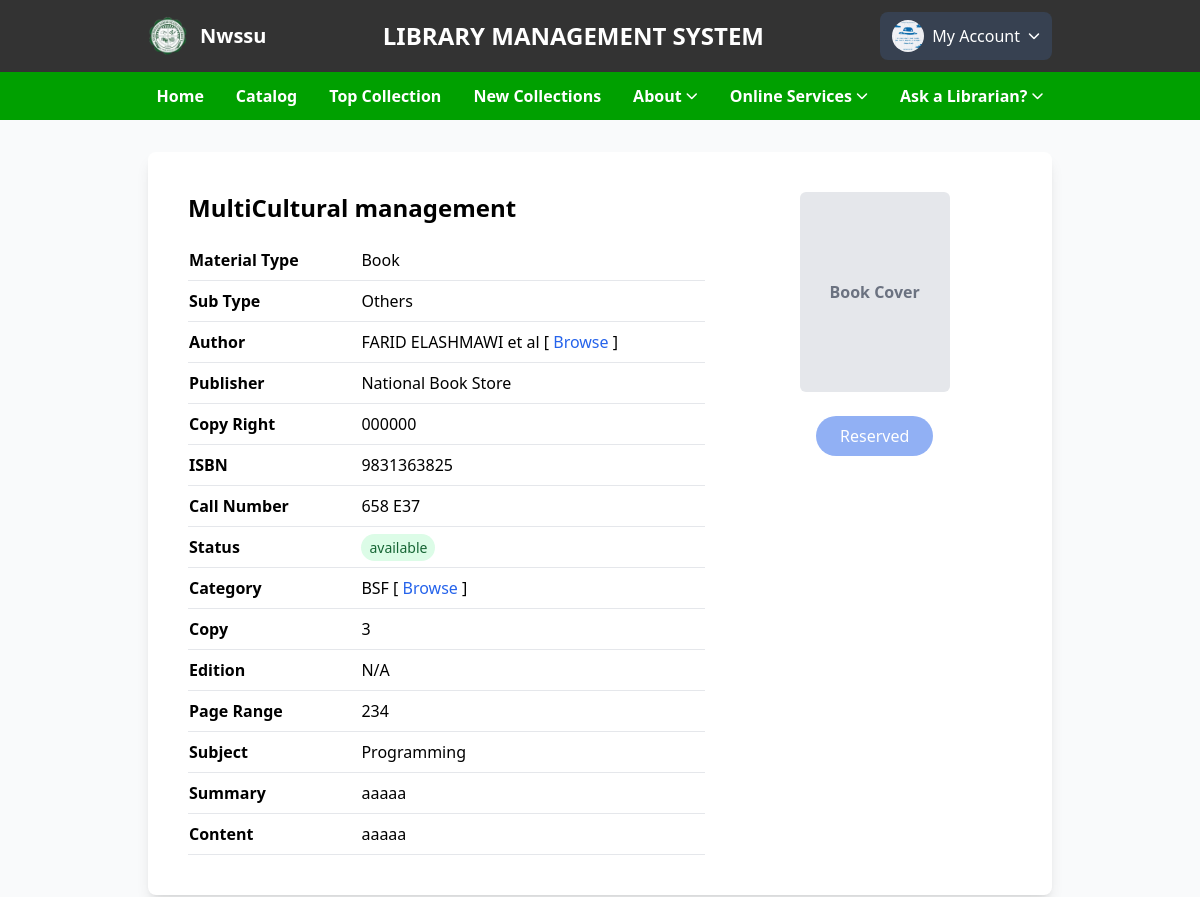
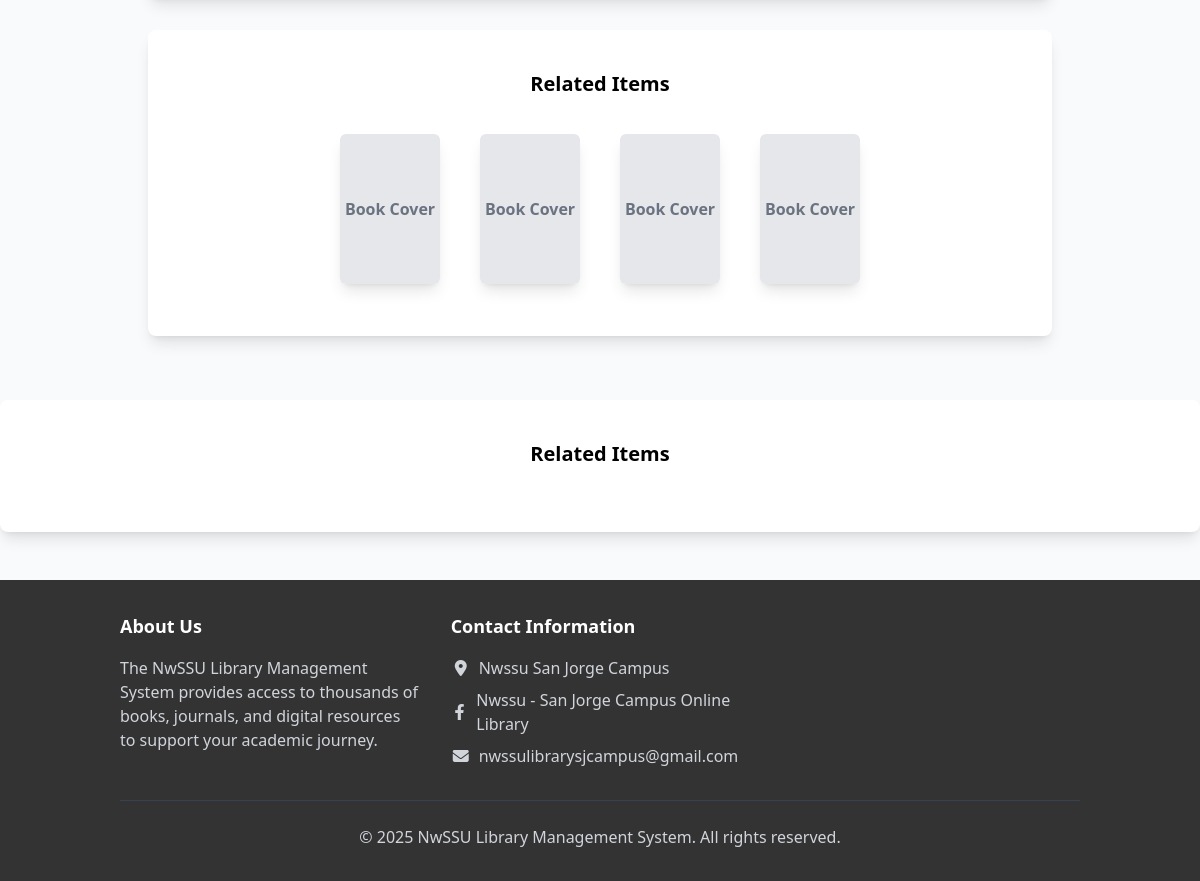
The page /student/studbook_detail.php?id=1 (signed in) on the database its author committed (2 pictures, top to bottom).
### tables this page shows
CREATE TABLE `books` (
  `id` int(100) NOT NULL,
  `material_type` varchar(250) NOT NULL,
  `sub_type` varchar(250) NOT NULL,
  `category` varchar(250) NOT NULL,
  `title` varchar(500) NOT NULL,
  `author` varchar(500) NOT NULL,
  `publisher` varchar(500) NOT NULL,
  `status` varchar(100) NOT NULL,
  `subject` varchar(250) NOT NULL,
  `content` varchar(5000) NOT NULL,
  `summary` varchar(5000) NOT NULL,
  `issn` varchar(250) NOT NULL,
  `call_no` varchar(250) NOT NULL,
  `ISBN` varchar(250) NOT NULL,
  `copyright` varchar(250) NOT NULL,
  `page_number` int(250) NOT NULL,
  `edition` varchar(250) NOT NULL,
  `copies` int(250) NOT NULL,
  `date_acquired` varchar(250) NOT NULL,
  `books_image` varchar(400) DEFAULT NULL,
  `catalog_date` varchar(50) NOT NULL
);

### student/studbook_detail.php (the view, shortened to what this page needs)
<?php
include '../component-library/connect.php';
try {
    $user_id = $_SESSION['user_id'] ?? null;
    try {
        $user_id = $_SESSION['user_id'] ?? null;
    } catch (Exception $e) {
        echo json_encode(['success' => false, 'message' => 'An error occurred. Please try again later.']);
        exit();
    }
    $book_id = $_GET['id'] ?? null;
    $book = null;
    $relatedBooks = [];
    $isReserved = false;
    if ($book_id) {
        try {
            $details = $conn->prepare("SELECT * FROM books WHERE id = :book_id");
            $details->execute([':book_id' => $book_id]);
            $book = $details->fetch(PDO::FETCH_ASSOC);
            if ($book && isset($user_id)) {
                $checkReservation = $conn->prepare("SELECT * FROM reserve_books WHERE user_id = :user_id AND book_id = :book_id AND status = 'reserved'");
                $checkReservation->execute([':user_id' => $user_id, ':book_id' => $book_id]);
                $isReserved = $checkReservation->rowCount() > 0;
            }
            if ($book) {
                $booksRelated = $conn->prepare("SELECT * FROM books WHERE category = :category AND id != :book_id LIMIT 4");
                $booksRelated->execute([':category' => $book['category'], ':book_id' => $book_id]);
                $relatedBooks = $booksRelated->fetchAll(PDO::FETCH_ASSOC);
            }
        } catch (PDOException $e) {
            $_SESSION['message'] = 'Failed to fetch book details: ' . $e->getMessage();
            $_SESSION['message_type'] = 'error';
        }
    }
} catch (PDOException $e) {
    echo json_encode(['success' => false, 'message' => 'Error: ' . $e->getMessage()]);
    exit();
}
?>
<!DOCTYPE html>
<html lang="en">
<head>
    <script src="https://cdn.tailwindcss.com"></script>
</head>
<body class="bg-gray-50">
    <?php include '../student/side_navbars.php'; ?>
    <div class="container hidden md:block mx-auto px-[10%] md:px-[5%] py-8">
        <?php if ($book): ?>
            <div class="bg-white rounded-lg shadow-lg p-6 md:p-10 mb-8 md:mt-0">
                <div class="flex flex-col md:flex-row">
                    <div class="w-full md:w-1/3 flex flex-col items-center mb-6 md:mb-0 md:order-last">
                        <?php if (!empty($book['books_image'])): ?>
                            <img src="../uploaded_file/<?php echo htmlspecialchars($book['books_image']); ?>" alt="Book Cover"
                                class="w-[150px] h-[200px] object-cover border border-gray-300 rounded-md shadow-custom mb-4">
                        <?php else: ?>
                            <div class="w-[150px] h-[200px] bg-gray-200 flex items-center justify-center text-gray-500 font-bold rounded-md shadow-custom mb-4">
                                Book Cover
                            </div>
                        <?php endif; ?>
                        <?php if ($book['status'] === 'available'): ?>
                            <button class="reserve-btn bg-blue-600 hover:bg-blue-700 text-white font-medium py-2 px-6 rounded-full transition duration-300 mt-2 <?php echo $isReserved ? 'opacity-50 cursor-not-allowed' : ''; ?>"
                                data-book-id="<?php echo htmlspecialchars($book['id']); ?>"
                                <?php echo $isReserved ? 'disabled' : ''; ?>>
                                <?php echo $isReserved ? 'Reserved' : 'Reserve'; ?>
                            </button>
                        <?php endif; ?>
                    </div>
                    <div class="w-full md:w-2/3 pr-0 md:pr-8 md:order-first">
                        <h2 class="text-2xl font-bold mb-4"><?php echo htmlspecialchars($book['title']); ?></h2>
                        <table class="w-full border-collapse">
                            <tbody>
                                <tr class="border-b">
                                    <th class="py-2 text-left w-1/3">Material Type</th>
                                    <td class="py-2"><?php echo htmlspecialchars($book['material_type']); ?></td>
                                </tr>
                                <tr class="border-b">
                                    <th class="py-2 text-left">Sub Type</th>
                                    <td class="py-2"><?php echo htmlspecialchars($book['sub_type']); ?></td>
                                </tr>
                                <tr class="border-b">
                                    <th class="py-2 text-left">Author</th>
                                    <td class="py-2">
                                        <?php echo htmlspecialchars($book['author']); ?>
                                        [ <a href="selected_author.php?author=<?php echo urlencode($book['author']); ?>" class="text-blue-600 hover:underline">Browse</a> ]
                                    </td>
                                </tr>
                                <tr class="border-b">
                                    <th class="py-2 text-left">Publisher</th>
                                    <td class="py-2"><?php echo htmlspecialchars($book['publisher']); ?></td>
                                </tr>
                                <tr class="border-b">
                                    <th class="py-2 text-left">Copy Right</th>
                                    <td class="py-2"><?php echo htmlspecialchars($book['copyright']); ?></td>
                                </tr>
                                <tr class="border-b">
                                    <th class="py-2 text-left">ISBN</th>
                                    <td class="py-2"><?php echo htmlspecialchars($book['ISBN']); ?></td>
                                </tr>
                                <tr class="border-b">
                                    <th class="py-2 text-left">Call Number</th>
                                    <td class="py-2"><?php echo htmlspecialchars($book['call_no']); ?></td>
                                </tr>
                                <tr class="border-b">
                                    <th class="py-2 text-left">Status</th>
                                    <td class="py-2">
                                        <span class="<?php echo $book['status'] === 'available' ? 'bg-green-100 text-green-800' : 'bg-red-100 text-red-800'; ?> px-2 py-1 rounded-full text-sm">
                                            <?php echo htmlspecialchars($book['status']); ?>
                                        </span>
                                    </td>
                                </tr>
                                <tr class="border-b">
                                    <th class="py-2 text-left">Category</th>
                                    <td class="py-2">
                                        <?php echo htmlspecialchars($book['category']); ?>
                                        [ <a href="search_categ.php?category=<?php echo urlencode($book['category']); ?>" class="text-blue-600 hover:underline">Browse</a> ]
                                    </td>
                                </tr>
                                <tr class="border-b">
                                    <th class="py-2 text-left">Copy</th>
                                    <td class="py-2"><?php echo htmlspecialchars($book['copies']); ?></td>
                                </tr>
                                <tr class="border-b">
                                    <th class="py-2 text-left">Edition</th>
                                    <td class="py-2"><?php echo htmlspecialchars($book['edition']); ?></td>
                                </tr>
                                <tr class="border-b">
                                    <th class="py-2 text-left">Page Range</th>
                                    <td class="py-2"><?php echo htmlspecialchars($book['page_number']); ?></td>
                                </tr>
                                <tr class="border-b">
                                    <th class="py-2 text-left">Subject</th>
                                    <td class="py-2"><?php echo htmlspecialchars($book['subject']); ?></td>
                                </tr>
                                <tr class="border-b">
                                    <th class="py-2 text-left">Summary</th>
                                    <td class="py-2"><?php echo htmlspecialchars($book['summary']); ?></td>
                                </tr>
                                <tr class="border-b">
                                    <th class="py-2 text-left">Content</th>
                                    <td class="py-2"><?php echo htmlspecialchars($book['content']); ?></td>
                                </tr>
                            </tbody>
                        </table>
                    </div>
                </div>
            </div>
            <div class="bg-white rounded-lg shadow-lg p-6 md:p-10 mb-8">
                <h4 class="text-xl font-semibold mb-6 text-center">Related Items</h4>
                <div class="hidden lg:block">
                    <div class="flex flex-wrap justify-center">
                        <?php foreach ($relatedBooks as $relatedBook): ?>
                            <div class="p-3 mx-2">
                                <a href="?id=<?php echo urlencode($relatedBook['id']); ?>" title="Click to view details">
                                    <div class="w-[100px] h-[150px] rounded-md shadow-lg overflow-hidden">
                                        <?php if (!empty($relatedBook['books_image'])): ?>
                                            <img src="../uploaded_file/<?php echo htmlspecialchars($relatedBook['books_image']); ?>"
                                                alt="Related Book Cover"
                                                class="w-full h-full object-cover hover:opacity-90 transition duration-300">
                                        <?php else: ?>
                                            <div class="w-full h-full bg-gray-200 flex items-center justify-center text-gray-500 font-bold hover:opacity-90 transition duration-300">
                                                Book Cover
                                            </div>
                                        <?php endif; ?>
                                    </div>
                                </a>
                            </div>
                        <?php endforeach; ?>
                    </div>
                </div>
            </div>
        <?php else: ?>
            <div class="bg-yellow-100 border-l-4 border-yellow-500 text-yellow-700 p-4 mt-8" role="alert">
                <p>Book not found.</p>
            </div>
        <?php endif; ?>
    </div>
        <div class="bg-white rounded-lg shadow-lg p-6 md:p-10 mb-8">
                <h4 class="text-xl font-semibold mb-6 text-center">Related Items</h4>
            </div>
    <?php include '../student/footer.php'; ?>
</body>
</html>

### rows shown on the page
books: title "MultiCultural management", material_type "Book", sub_type "Others", author "FARID ELASHMAWI et al", publisher "National Book Store", copyright "000000", ISBN "9831363825", call_no "658 E37", status "available", category "BSF", copies "3", edition "N/A", page_number "234", subject "Programming", summary "aaaaa", content "aaaaa"
books: shows "Book Cover"
books: shows "Book Cover"
books: shows "Book Cover"
books: shows "Book Cover"
